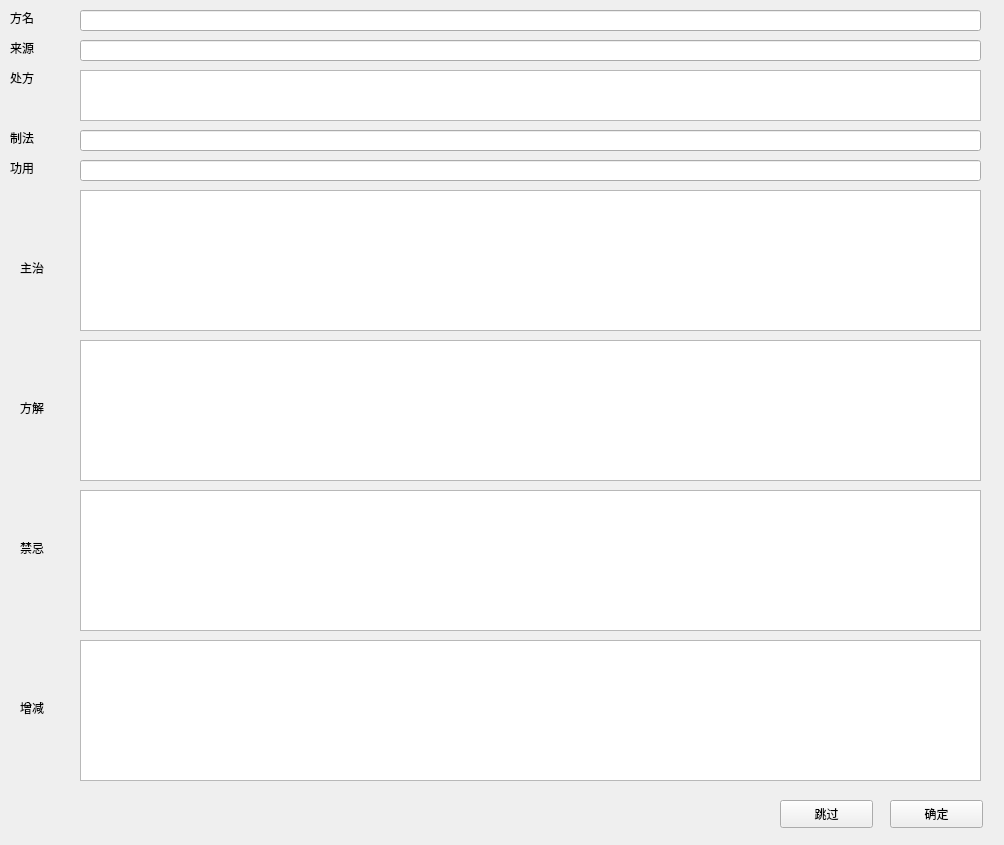
<?xml version="1.0" encoding="UTF-8"?>
<ui version="4.0">
 <class>Form</class>
 <widget class="QWidget" name="Form">
  <property name="geometry">
   <rect>
    <x>0</x>
    <y>0</y>
    <width>1004</width>
    <height>845</height>
   </rect>
  </property>
  <property name="windowTitle">
   <string>Form</string>
  </property>
  <widget class="QLineEdit" name="name">
   <property name="geometry">
    <rect>
     <x>80</x>
     <y>10</y>
     <width>901</width>
     <height>21</height>
    </rect>
   </property>
  </widget>
  <widget class="QLabel" name="label">
   <property name="geometry">
    <rect>
     <x>10</x>
     <y>10</y>
     <width>72</width>
     <height>15</height>
    </rect>
   </property>
   <property name="text">
    <string>方名</string>
   </property>
  </widget>
  <widget class="QLineEdit" name="provenance">
   <property name="geometry">
    <rect>
     <x>80</x>
     <y>40</y>
     <width>901</width>
     <height>21</height>
    </rect>
   </property>
  </widget>
  <widget class="QLabel" name="label_2">
   <property name="geometry">
    <rect>
     <x>10</x>
     <y>40</y>
     <width>72</width>
     <height>15</height>
    </rect>
   </property>
   <property name="text">
    <string>来源</string>
   </property>
  </widget>
  <widget class="QLabel" name="label_3">
   <property name="geometry">
    <rect>
     <x>10</x>
     <y>70</y>
     <width>72</width>
     <height>15</height>
    </rect>
   </property>
   <property name="text">
    <string>处方</string>
   </property>
  </widget>
  <widget class="QLineEdit" name="cook">
   <property name="geometry">
    <rect>
     <x>80</x>
     <y>130</y>
     <width>901</width>
     <height>21</height>
    </rect>
   </property>
   <property name="text">
    <string/>
   </property>
  </widget>
  <widget class="QLabel" name="label_4">
   <property name="geometry">
    <rect>
     <x>10</x>
     <y>130</y>
     <width>72</width>
     <height>15</height>
    </rect>
   </property>
   <property name="text">
    <string>制法</string>
   </property>
  </widget>
  <widget class="QLineEdit" name="use">
   <property name="geometry">
    <rect>
     <x>80</x>
     <y>160</y>
     <width>901</width>
     <height>21</height>
    </rect>
   </property>
   <property name="text">
    <string/>
   </property>
  </widget>
  <widget class="QLabel" name="label_5">
   <property name="geometry">
    <rect>
     <x>10</x>
     <y>160</y>
     <width>72</width>
     <height>15</height>
    </rect>
   </property>
   <property name="text">
    <string>功用</string>
   </property>
  </widget>
  <widget class="QLabel" name="label_6">
   <property name="geometry">
    <rect>
     <x>20</x>
     <y>260</y>
     <width>72</width>
     <height>15</height>
    </rect>
   </property>
   <property name="text">
    <string>主治</string>
   </property>
  </widget>
  <widget class="QLabel" name="label_7">
   <property name="geometry">
    <rect>
     <x>20</x>
     <y>400</y>
     <width>72</width>
     <height>15</height>
    </rect>
   </property>
   <property name="text">
    <string>方解</string>
   </property>
  </widget>
  <widget class="QLabel" name="label_8">
   <property name="geometry">
    <rect>
     <x>20</x>
     <y>540</y>
     <width>72</width>
     <height>15</height>
    </rect>
   </property>
   <property name="text">
    <string>禁忌</string>
   </property>
  </widget>
  <widget class="QLabel" name="label_9">
   <property name="geometry">
    <rect>
     <x>20</x>
     <y>700</y>
     <width>72</width>
     <height>15</height>
    </rect>
   </property>
   <property name="text">
    <string>增减</string>
   </property>
  </widget>
  <widget class="QPlainTextEdit" name="recipe">
   <property name="geometry">
    <rect>
     <x>80</x>
     <y>70</y>
     <width>901</width>
     <height>51</height>
    </rect>
   </property>
  </widget>
  <widget class="QPlainTextEdit" name="symptom">
   <property name="geometry">
    <rect>
     <x>80</x>
     <y>190</y>
     <width>901</width>
     <height>141</height>
    </rect>
   </property>
  </widget>
  <widget class="QPlainTextEdit" name="reason">
   <property name="geometry">
    <rect>
     <x>80</x>
     <y>340</y>
     <width>901</width>
     <height>141</height>
    </rect>
   </property>
  </widget>
  <widget class="QPlainTextEdit" name="ban">
   <property name="geometry">
    <rect>
     <x>80</x>
     <y>490</y>
     <width>901</width>
     <height>141</height>
    </rect>
   </property>
  </widget>
  <widget class="QPlainTextEdit" name="alter">
   <property name="geometry">
    <rect>
     <x>80</x>
     <y>640</y>
     <width>901</width>
     <height>141</height>
    </rect>
   </property>
  </widget>
  <widget class="QPushButton" name="pushButton">
   <property name="geometry">
    <rect>
     <x>890</x>
     <y>800</y>
     <width>93</width>
     <height>28</height>
    </rect>
   </property>
   <property name="text">
    <string>确定</string>
   </property>
  </widget>
  <widget class="QPushButton" name="BJ">
   <property name="geometry">
    <rect>
     <x>780</x>
     <y>800</y>
     <width>93</width>
     <height>28</height>
    </rect>
   </property>
   <property name="text">
    <string>跳过</string>
   </property>
  </widget>
 </widget>
 <resources/>
 <connections/>
</ui>
